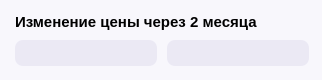
             <widget class="QWidget" name="sign_9" native="true">
              <property name="minimumSize">
               <size>
                <width>310</width>
                <height>0</height>
               </size>
              </property>
              <property name="maximumSize">
               <size>
                <width>322</width>
                <height>80</height>
               </size>
              </property>
              <property name="styleSheet">
               <string notr="true">background-color: rgb(248, 247, 252);
border: none;
border-radius: 21px;
</string>
              </property>
              <widget class="QWidget" name="layoutWidget_64">
               <property name="geometry">
                <rect>
                 <x>0</x>
                 <y>0</y>
                 <width>326</width>
                 <height>81</height>
                </rect>
               </property>
               <layout class="QVBoxLayout" name="verticalLayout_52">
                <property name="spacing">
                 <number>5</number>
                </property>
                <property name="leftMargin">
                 <number>15</number>
                </property>
                <property name="topMargin">
                 <number>9</number>
                </property>
                <property name="rightMargin">
                 <number>15</number>
                </property>
                <property name="bottomMargin">
                 <number>15</number>
                </property>
                <item>
                 <widget class="QLabel" name="label_116">
                  <property name="font">
                   <font>
                    <pointsize>11</pointsize>
                    <weight>75</weight>
                    <bold>true</bold>
                   </font>
                  </property>
                  <property name="text">
                   <string>Изменение цены через 2 месяца</string>
                  </property>
                 </widget>
                </item>
                <item>
                 <layout class="QHBoxLayout" name="horizontalLayout_44">
                  <property name="spacing">
                   <number>10</number>
                  </property>
                  <item>
                   <widget class="QLabel" name="label_117">
                    <property name="minimumSize">
                     <size>
                      <width>142</width>
                      <height>26</height>
                     </size>
                    </property>
                    <property name="maximumSize">
                     <size>
                      <width>142</width>
                      <height>26</height>
                     </size>
                    </property>
                    <property name="font">
                     <font>
                      <pointsize>10</pointsize>
                      <weight>75</weight>
                      <bold>true</bold>
                     </font>
                    </property>
                    <property name="styleSheet">
                     <string notr="true">background-color: rgb(235, 233, 244);
border: none;
border-radius: 8px;</string>
                    </property>
                    <property name="frameShadow">
                     <enum>QFrame::Plain</enum>
                    </property>
                    <property name="text">
                     <string/>
                    </property>
                    <property name="margin">
                     <number>0</number>
                    </property>
                   </widget>
                  </item>
                  <item>
                   <widget class="QLabel" name="label_118">
                    <property name="minimumSize">
                     <size>
                      <width>142</width>
                      <height>26</height>
                     </size>
                    </property>
                    <property name="maximumSize">
                     <size>
                      <width>142</width>
                      <height>26</height>
                     </size>
                    </property>
                    <property name="font">
                     <font>
                      <pointsize>10</pointsize>
                      <weight>75</weight>
                      <bold>true</bold>
                     </font>
                    </property>
                    <property name="styleSheet">
                     <string notr="true">background-color: rgb(235, 233, 244);
border: none;
border-radius: 8px;</string>
                    </property>
                    <property name="frameShadow">
                     <enum>QFrame::Plain</enum>
                    </property>
                    <property name="text">
                     <string/>
                    </property>
                    <property name="margin">
                     <number>0</number>
                    </property>
                   </widget>
                  </item>
                 </layout>
                </item>
               </layout>
              </widget>
             </widget>
